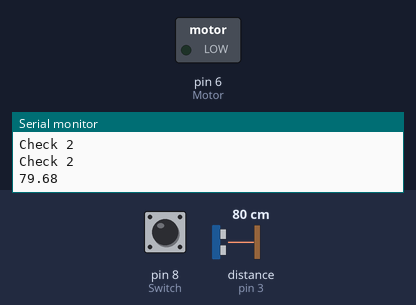
Bench run of a sketch on a simulated Arduino Uno, built with avr-gcc and run on an emulated ATmega328P. On the bench: switched loads named in the sketch (green lamp = pin HIGH), the last lines printed to the serial monitor. Wiring (inferred from the names in the program): ultrasonic range finder: trigger pin 2; echo pin 3. Dashed ring = blinking. The test bench sets the inputs (shaded band); at power-on: distance to the obstacle (sensor on pin 3) 80 cm, pin 8 (Switch) LOW. The echo pulse lasts 58.3 µs per cm; pins used as bus, display or sensor lines are not drawn.

Above: at 6.2 s.
6.3 s: distance to the obstacle (sensor on pin 3) set to 32 cm
7.8 s: distance to the obstacle (sensor on pin 3) set to 27 cm
At 8.3 s:
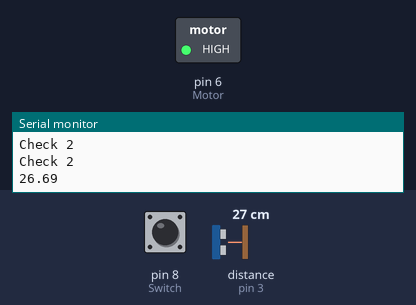
10.8 s: pin 8 (Switch) pulled HIGH for 3.2 s
15.5 s: distance to the obstacle (sensor on pin 3) set to 35 cm
At 16.4 s:
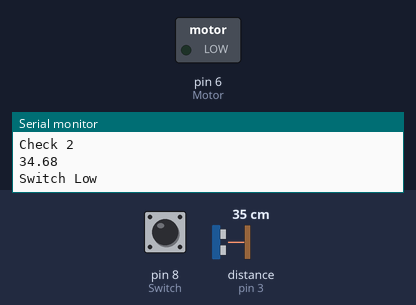
21.4 s: distance to the obstacle (sensor on pin 3) set to 9 cm
At 22.3 s:
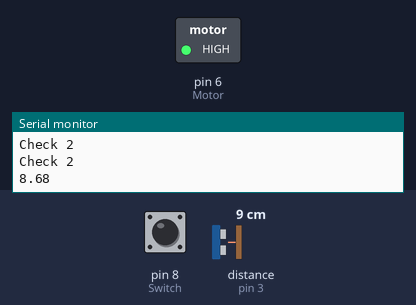
Timing chart, 0 to 25.4 s (numbered marks = the images above; inputs shaded):
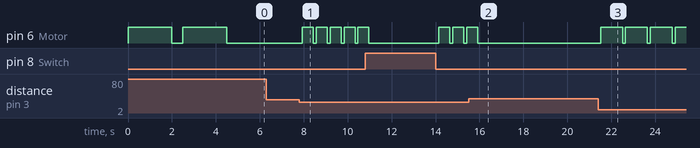

Measured:
- the behaviour switches between 31 and 30 cm on distance to the obstacle (sensor on pin 3) (found by bisection; images 0 and 1)
- after the input at 7.8 s, pin 6 (Motor): alternates HIGH for 0.50 s and LOW for 0.13 s, starting after 0.14 s
- after the input at 15.5 s, pin 6 (Motor): goes on until 15.9 s, then stays LOW
- after the input at 21.4 s, pin 6 (Motor): alternates HIGH for 1.0 s and LOW for 0.13 s, starting after 0.11 s

The sketch:

Recce_6_NanoWrist.ino
```cpp
//Recce Bata ver 0.6.2
//coded by Simon
//In Arduis Fidelis

#define trig1 2 // These two are wwhere you connect your ultra sound sensor
#define echo1 3

const int Switch = 8; // Use pin 8 or change it to the pin you're using
int SwitchState = 0;

void Check1(); // Walking check
void Check2(); // Depth Check

int Motor = 6; // For better feedback use Analog pins to make motor spin at diffrent speeds
               // Chance DigitalWrite to AnalogWrite and High & Low to a number from 0 - 255

float duration, distance;

void setup() {

  Serial.begin (9600); // If you want to adjust then anything with Serial print will show you the distance or what code is being run.

  pinMode(Motor, OUTPUT);
  pinMode(trig1, OUTPUT);
  pinMode(echo1, INPUT);
  pinMode(Switch, INPUT);


  digitalWrite (Motor, HIGH);  // This part is to test motors on start up.
  delay(2000);
  digitalWrite (Motor, LOW);
  delay(500);
  digitalWrite (Motor, HIGH);
  delay(2000);
  digitalWrite (Motor, LOW);
  delay(500);

}

void loop() {

  SwitchState = digitalRead(Switch); // Reads the state of the Wrist switch
  delay(60);

  if (SwitchState == HIGH)
  {
    Serial.println("Switch High");
    Check1();
  }
  else if (SwitchState == LOW)

  {
    Serial.println("Switch Low");
    Check2();
  }
  else
  {
    Serial.println("ERROR");
  }

}

void Check1() //This will be the default code for the wrist sensor. senses objects from a minimal distance only.

{
  digitalWrite(trig1, LOW);        // This code just helps with measurements
  delayMicroseconds(2);
  digitalWrite(trig1, HIGH);
  delayMicroseconds(10);
  digitalWrite(trig1, LOW);

  duration = pulseIn(echo1, HIGH);
  distance = (duration / 2) * 0.0343;

  Serial.println("Check 1");
  Serial.println(distance);
  delay(50);

  if (distance <= 8)

  {
    digitalWrite (Motor, HIGH);
    delay(2000);
    digitalWrite (Motor, LOW);
    delay(20);

  }
  else if (distance >= 8 and distance <= 15)

  {
    digitalWrite (Motor, HIGH);
    delay(300);
    digitalWrite (Motor, LOW);
    delay(20);
    digitalWrite (Motor, HIGH);
    delay(300);
    digitalWrite (Motor, LOW);
    delay(20);
  }
  else
  {
    digitalWrite (Motor, LOW);
    delay(20);
  }
}

void Check2() // Depth Check

{
  Serial.println("Check 2"); //Once the switch is flipped this code will be run and give feed back for different distances.
                             //I've included 3 setting but you may alter and for better results use the Analog pins to vary the vibration strength
  digitalWrite(trig1, LOW);
  delayMicroseconds(2);
  digitalWrite(trig1, HIGH);
  delayMicroseconds(10);
  digitalWrite(trig1, LOW);

  duration = pulseIn(echo1, HIGH);
  distance = (duration / 2) * 0.0343;

  Serial.println("Check 2");
  Serial.println(distance);
  delay(50);

  if (distance <= 8)
  {
    digitalWrite (Motor, HIGH);
    delay(2000);
    digitalWrite (Motor, LOW);
    delay(20);

  }
  else if (distance >= 8 and distance <= 15)

  {
    digitalWrite (Motor, HIGH);
    delay(1000);
    digitalWrite (Motor, LOW);
    delay(20);
  }
  else if (distance >= 15 and distance <= 30)

  {
    digitalWrite (Motor, HIGH);
    delay(500);
    digitalWrite (Motor, LOW);
    delay(20);
  }
  else
  {
    digitalWrite (Motor, LOW);
    delay(20);
  }
}
```
